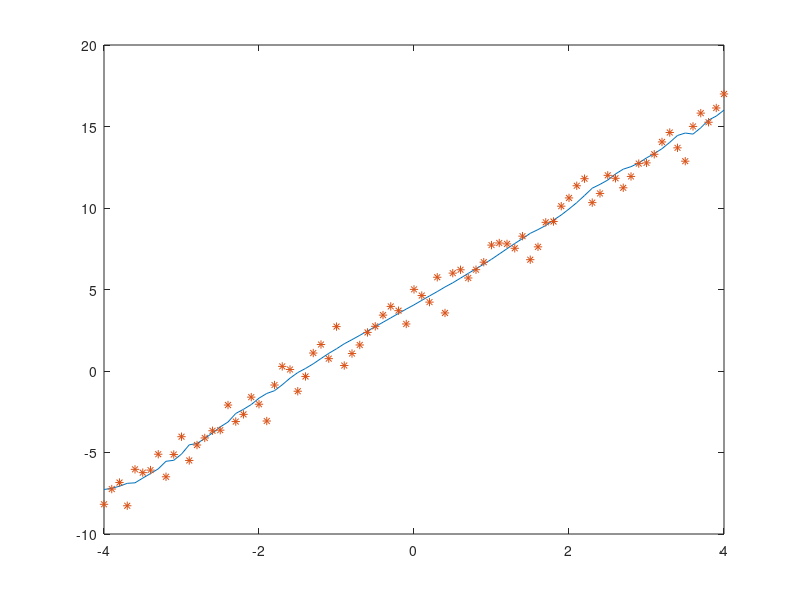
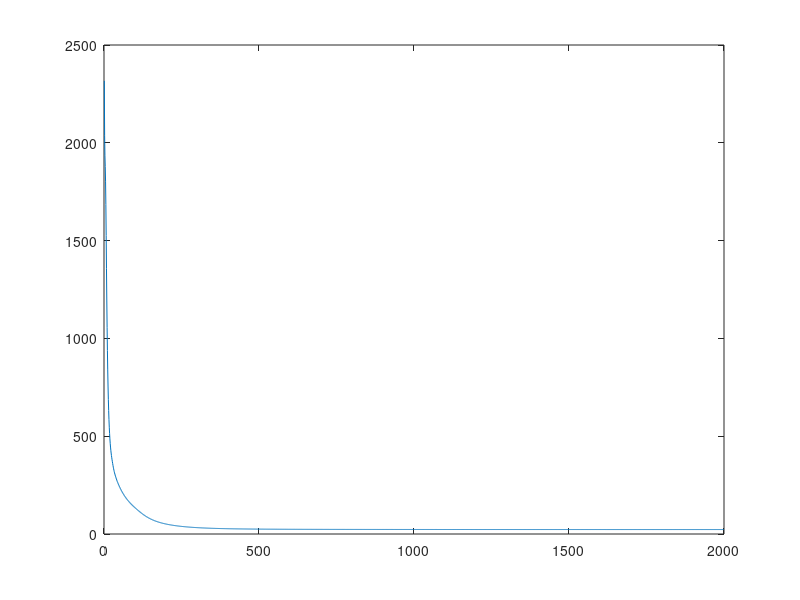

These figures' MATLAB source, in order:
% Entrenamiento Batch con bias
clear;
clc;
close all;

% funcion lineal: y = ax+b
a = 3;
b = 4;

% x toma valores [limInf , limSup] con intevalo itv
limInf = -4
limSup = 4
itv = 0.1
x = limInf:itv:limSup;
x = x'; %transpuesta del vector x
N = length(x);
yb = a*x + b; 
yb = yb + 0.75*randn(N,1); % puntos aletorios 
% Notar que 0.75*randn(N,1) es el error 

ne = 1;
nm = 10;


%bias = input('Bias:  SI = 1 : ');
bias = 1
if(bias == 1)
   ne = ne +1;
   x = [ x ones(N,1) ]; %se agrega como segunda variable 1  
end

%v = Intensidad de conexion entre la entrada y la neurona intermedia
v = 0.1*randn(ne,nm);  
%w = Intensidad de conexion entre la neurona intermedia y la salida
w = 0.1*randn(nm,1);

% radio de aprendizaje
%eta = input('eta : ') 
eta = 0.05
for iter = 1:2000
   dJdv = 0;
   dJdw = 0;
   for k = 1:N
     %in valor de la capa de entrada
     in = (x(k,:))';
     %m = entrada de la neurona
     m = v'*in;  
     %n= salida de la funcion de activacion(neurona)
     %n = 2.0./(1+exp(-m)) - 1;     % Sigmoidea 2
     n = exp(-m.^2);               % Gaussiana
     
     out = w'*n; % intensidad de conexion x salida
     %y = valor de la capa final
     y(k,1) = out; 
     
     %----------- Retropropagacion de errores-----------  
     er = out - yb(k,1); 
     error(k,1) = er;
     %dndm = (1 - n.*n)/2;            % Sigmoidea 2
     dndm = -2.0*(n.*m);           % Gaussiana
     
     % (error retro) x (salida de la neurona en la capa anterior)
     dJdw = 0*dJdw + er.*n;        
     dJdv = 0*dJdv + er.*in*(w.*dndm)';
     
     % Actualiza las intensidades de las conexiones
     w = w - eta*dJdw/N;  % Patron
     v = v - eta*dJdv/N;  % Patron
    
   end
  %w = w - eta*dJdw/N;
  %v = v - eta*dJdv/N;
  %Batch porque la funcion de coste J se actualiza al final 
  JJ = 0.5*sum(error.*error)
  J(iter,1) = JJ;
end

figure(1);
plot(x(:,1),y,x(:,1),yb,'*');
figure(2);
plot(J);
